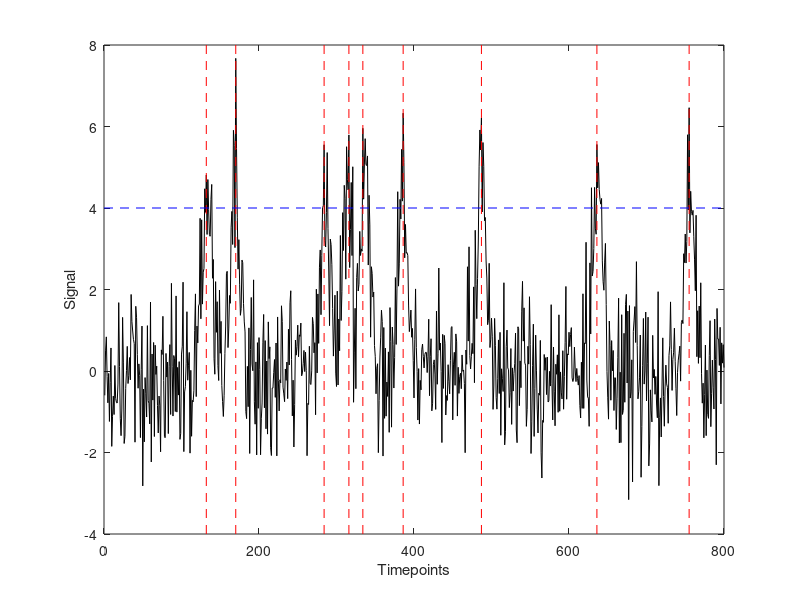

Write MATLAB code to recreate this figure.
function test_sample_detect

N=800;
detect_interval=15;
detect_threshold=4;
X=randn(1,N)+create_triangular_spikes(N,10,5,30);
times=sample_detect(X,detect_threshold,detect_interval);
figure; plot(1:N,X,'k'); hold on;
for j=1:length(times)
    plot([times(j),times(j)],ylim,'r--');
end;
plot(xlim,[detect_threshold,detect_threshold],'b--');
xlabel('Timepoints');
ylabel('Signal');

end

function times=sample_detect(X,detect_threshold,detect_interval)
N=length(X);
use_it=zeros(1,N);
best_ind=1;
best_val=X(1);
candidates=find(X>=detect_threshold);
for tt=candidates
    if (best_ind<tt-detect_interval)
        [~,best_ind]=max(X(tt-detect_interval:tt-1));
        best_ind=best_ind+tt-detect_interval-1;
        best_val=X(best_ind);
    end;
    if (X(tt)>=best_val)
        use_it(tt)=1;
        use_it(best_ind)=0;
        best_ind=tt;
        best_val=X(tt);
    end;
end;

times=find(use_it==1);
end

function X=create_triangular_spikes(N,num,amp,len)
X=zeros(1,N);
spike_shape=amp*(1-abs(linspace(-1,1,len)));
for n=1:num
    loc=randi([1,N-len+1]);
    X(loc:loc+len-1)=spike_shape;
end;
end